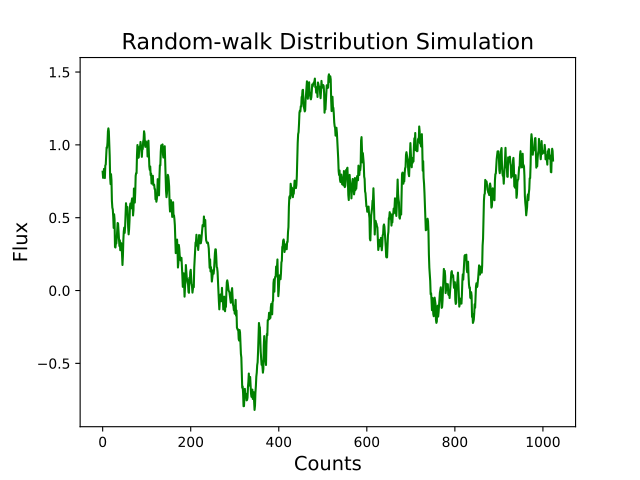

The Python source for this figure:
from matplotlib import rcParams
rcParams['font.family'] = 'sans-serif'
rcParams['font.sans-serif'] = ['Tahoma']

import matplotlib.pyplot as plt
from stingray.simulator import simulator

# Instantiate simulator object
sim = simulator.Simulator(N=1024, mean=0.5, dt=0.125)
# Specify beta value
lc = sim.simulate(2)

plt.plot(lc.counts, 'g')
plt.title('Random-walk Distribution Simulation', fontsize='16')
plt.xlabel('Counts', fontsize='14', )
plt.ylabel('Flux', fontsize='14')
plt.show()
